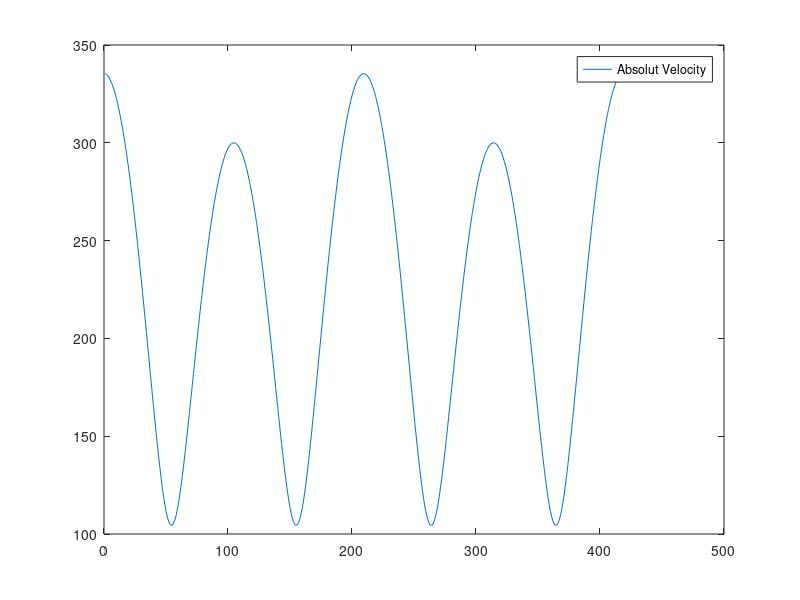
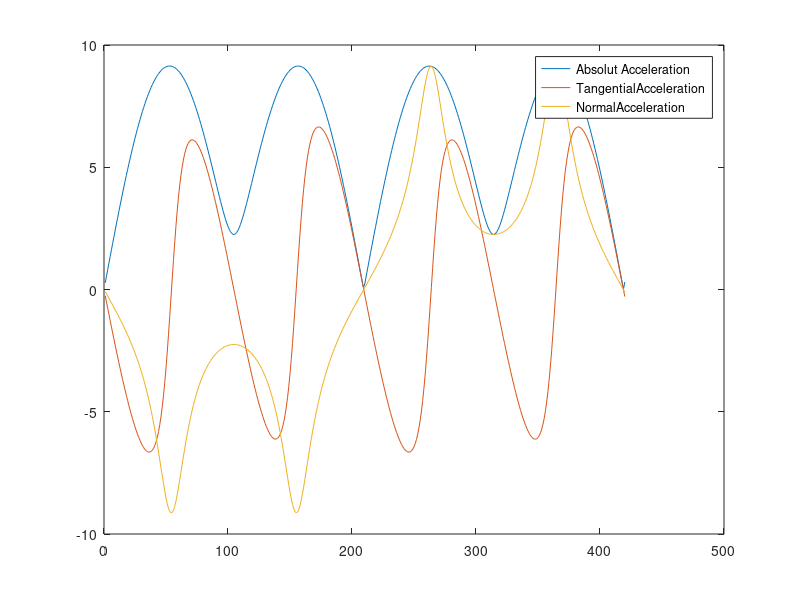

These charts were generated, in order, by the following MATLAB code:
t = 1:420;
v = 300;
q = 9;

A = v^2 / q;

w = q/(2*v);

x = A*sin(w*t);
y = A*sin(2*w*t);
%Exercise 4.3
velox = v*cos(w*t)./2;
veloy = v*cos(2*w*t);
accx = -q*(sin(w*t)/4);
accy = -q*(sin(2*w*t));

tangentialx = 1./(sqrt(velox(t).^2 + veloy(t).^2)) .* velox(t);
tangentialy = 1./(sqrt(velox(t).^2 + veloy(t).^2)) .* veloy(t);

normalx = 1./(sqrt(velox(t).^2 + veloy(t).^2)) .* -veloy(t);
normaly = 1./(sqrt(velox(t).^2 + veloy(t).^2)) .* velox(t);

absvelo = sqrt(velox(t).^2 + veloy(t).^2);
absacc = sqrt(accx(t).^2 + accy(t).^2);

plot(t, absvelo);
legend('Absolut Velocity');
figure

plot(t, absacc);
    
hold on
    plot(t, accx.*tangentialx + accy.*tangentialy);
    plot(t, accx.*normalx + accy.*normaly);
hold off

legend('Absolut Acceleration', 'TangentialAcceleration', 'NormalAcceleration');
